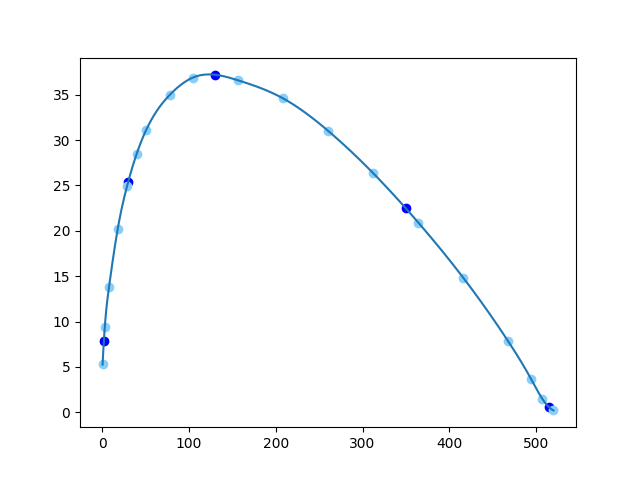

This figure's Python source:
import numpy as np
import matplotlib.pyplot as plt
import os
import sys


x = [0.520, 3.1, 8.0, 17.95, 28.65, 39.62, 50.65, 78, 104.6, 156.6, 208.6, 260.7, 312.50, 364.4, 416.3, 468, 494, 507, 520]
y = [5.288, 9.4, 13.84, 20.20, 24.90, 28.44, 31.10, 35, 36.9, 36.6, 34.6, 31.0, 26.34, 20.9, 14.8, 7.8, 3.7, 1.5, 0.2]
sx = [2, 30, 130, 350, 515]
sy = []
dy0 = 1.86548
dyn = -0.046115
n = 19
a = []
b = []
c = []
d = []
h = []


def solve(a, b, c, d):  # 使用追赶法求解M
    m = np.zeros(n)
    x = np.zeros(n)
    for i in range(1, n):
        m[i] = a[i] / b[i - 1]
        b[i] = b[i] - m[i] * c[i - 1]
        d[i] = d[i] - m[i] * d[i - 1]
    x[n - 1] = d[n - 1] / b[n - 1]
    for i in range(n - 2, -1, -1):
        x[i] = (d[i] - c[i] * x[i + 1]) / b[i]
    return x


def f(w, tx):
    return M[w]*(x[w+1]-tx)*(x[w+1]-tx)*(x[w+1]-tx)/6.0/h[w] + M[w+1]*(tx-x[w])*(tx-x[w])*(tx-x[w])/6.0/h[w] + (y[w]-M[w]*h[w]*h[w]/6.0)*((x[w+1]-tx)/h[w]) + (y[w+1]-M[w+1]*h[w]*h[w]/6.0)*((tx-x[w])/h[w])


def df(w, tx):
    return - M[w]*(x[w+1]-tx)*(x[w+1]-tx)/2.0/h[w] + M[w+1]*(tx-x[w])*(tx-x[w])/2.0/h[w] + (y[w+1]-y[w])/h[w] - (M[w+1]-M[w])*h[w]/6.0


def ddf(w, tx):
    return M[w]*(x[w+1]-tx)/h[w] + M[w+1]*(tx-x[w])/h[w]


def find_wh(tx):  # 寻找x在哪个分段
    w = 0
    for i in range(n - 1):
        if ((x[i] <= tx) and (tx <= x[i+1])):
            w = i
    return w


def work(tx):  # 计算在某一点的函数、一次导数、二次导数值
    print("x=%.0lf" % (tx))
    w = find_wh(tx)
    sy.append(f(w, tx))
    print("f=%.4lf" % (f(w, tx)))
    print("f'=%.4lf" % (df(w, tx)))
    print("f''=%.4lf\n" % (ddf(w, tx)))


os.chdir(sys.path[0])  # 转换工作路径/生成图在此目录

for i in range(n):  # 构造线性方程组
    if (i != n-1):
        h.append(x[i + 1] - x[i])
    b.append(2)
    if (i == 0):
        a.append(0)
        c.append(1)
        d.append(6.0 / h[0] * ((y[1] - y[0]) / h[0] - dy0))
    elif (i == n - 1):
        a.append(1)
        c.append(0)
        d.append(6.0 / h[i - 1] * (dyn - (y[i] - y[i - 1]) / h[i - 1]))
    else:
        a.append(1.0 * h[i - 1] / (h[i - 1] + h[i]))
        c.append(1.0 * h[i] / (h[i - 1] + h[i]))
        d.append(6.0 * (y[i - 1] / h[i - 1] / (h[i - 1] + h[i]) + y[i + 1] / h[i] / (h[i - 1] + h[i]) - y[i] / h[i - 1] / h[i]))

M = solve(a, b, c, d)
for tx in sx:
    work(tx)

xx = np.linspace(0.5, 520, 500)  # 将结果绘制成图
yy = []
for i in range(500):
    yy.append(f(find_wh(xx[i]), xx[i]))
plt.plot(sx, sy, 'bo')
plt.plot(x, y, 'bo', c='lightskyblue')
plt.plot(xx, yy)
plt.savefig('6-8.png')
plt.show()
